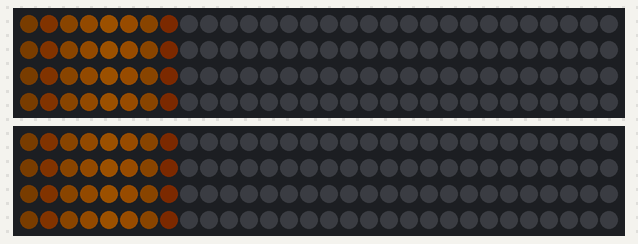
Bench run of a sketch on a simulated Arduino Uno, built with avr-gcc and run on an emulated ATmega328P. Parts: 2 × 120 RGB LEDs in strip order, left to right, continuing on the next row. Dim RGB values are drawn brighter than linear.

Above: at 0.02 s.
At 0.63 s:
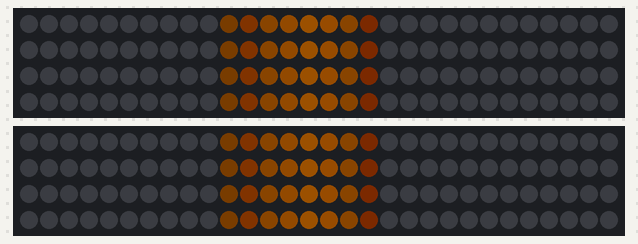
At 1.11 s:
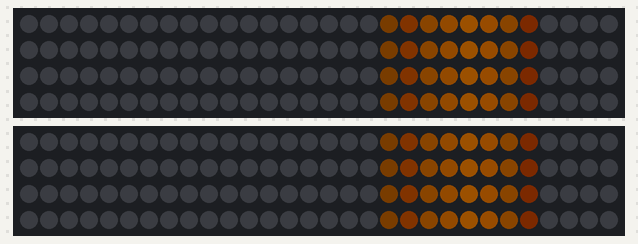
At 1.6 s:
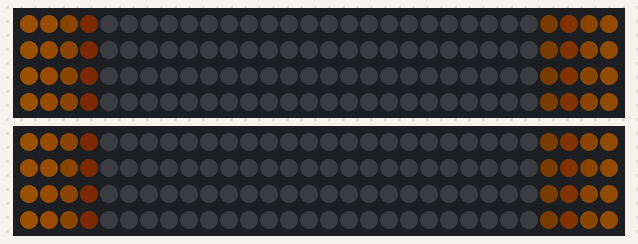
At 2.22 s:
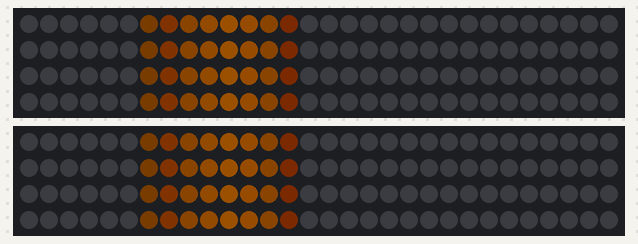

The sketch:

raindrop_test.ino
```cpp
#include <FastLED.h>
#include <ArduinoSTL.h>
#define DATA_PIN_LED_STRIP_1 11
#define DATA_PIN_LED_STRIP_2 9
#define NUM_LEDS 120
#define DRIP_SIZE 9

CRGB leds[NUM_LEDS];
std::vector<CHSV> led_vec(NUM_LEDS, CHSV(0, 0, 0));
std::vector<CHSV> drip_vec(DRIP_SIZE, CHSV(0, 0, 0));

void setup() {
  FastLED.addLeds<NEOPIXEL, DATA_PIN_LED_STRIP_1>(leds, NUM_LEDS);
  FastLED.addLeds<NEOPIXEL, DATA_PIN_LED_STRIP_2>(leds, NUM_LEDS);

  // H is an angle, 0 to 358, so the angle needs to be mapped to 0-255
  // goldish 35

  drip_vec[7] = CHSV(35, 255, 30);
  drip_vec[6] = CHSV(35, 255, 60);
  drip_vec[5] = CHSV(35, 255, 90);
  drip_vec[4] = CHSV(35, 255, 100);
  drip_vec[3] = CHSV(35, 255, 80);
  drip_vec[2] = CHSV(35, 255, 60);
  drip_vec[1] = CHSV(35, 255, 40);
  drip_vec[0] = CHSV(35, 255, 20);

  auto drip1_iter = led_vec.begin();
  auto drip2_iter = led_vec.begin() + 30;
  auto drip3_iter = led_vec.begin() + 60;
  auto drip4_iter = led_vec.begin() + 90;
  for (auto & element : drip_vec) {
    *drip1_iter = element;
    drip1_iter++;
    *drip2_iter = element;
    drip2_iter++;
    *drip3_iter = element;
    drip3_iter++;
    *drip4_iter = element;
    drip4_iter++;
  }
}

void loop() {
  for(int dot = 0; dot < NUM_LEDS; dot++) {
    leds[dot] = led_vec[dot];
  }
  FastLED.show();
  std::rotate(led_vec.begin(), led_vec.begin()+led_vec.size()-1, led_vec.end());
  delay(50);
}
```

Measured:
- by itself, everything shown: repeats every 1.8 s, in 30 steps
